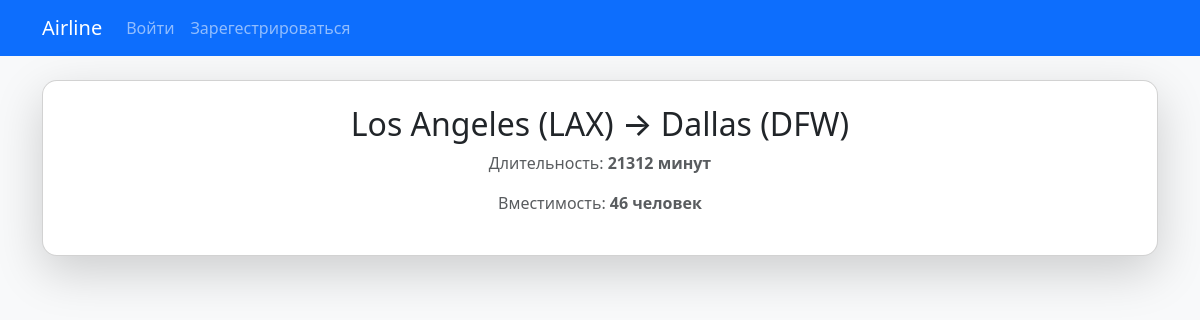
Page /flights/7/ on the committed database.
### flights/models.py (models this page shows, shortened)
class Flight(models.Model):
    origin = models.ForeignKey(Airport, on_delete=models.CASCADE, related_name="departures")
    destination = models.ForeignKey(Airport, on_delete=models.CASCADE, related_name="arrivals")
    duration = models.IntegerField()
    capacity = models.IntegerField(default = 50) # type: ignore

class Airport(models.Model):
    code = models.CharField(max_length=3, unique=True)
    city = models.CharField(max_length=64)
    def __str__(self):
        return f"{self.city} ({self.code})"

### flights/views.py (the view)
# urls.py: path("flights/<int:flight_id>/", views.flight_detail, name="flight_detail"),
def flight_detail(request, flight_id):
    flight = get_object_or_404(Flight, pk=flight_id)
    return render(request, "flights/flight_detail.html", {"flight": flight})

### flights/templates/flights/flight_detail.html (shortened to what this page needs)
{% extends 'flights/base.html' %}
{% block content %}
<div class="card shadow-lg p-4">
    <h2 class="text-center">{{ flight.origin }} → {{ flight.destination }}</h2>
    <p class="text-muted text-center">Длительность: <strong>{{ flight.duration }} минут</strong></p>
    <p class="text-muted text-center">Вместимость: <strong id="cap">{{ flight.capacity }} человек</strong></p>
</div>
{% endblock %}

### flights/static/flights/css/style.css (style rules this page uses)
body { background-color: #f8f9fa; }
.card { border-radius: 15px; }

### rows in the picture
Flight: origin "Los Angeles (LAX)", destination "Dallas (DFW)", duration "21312", capacity "46"
